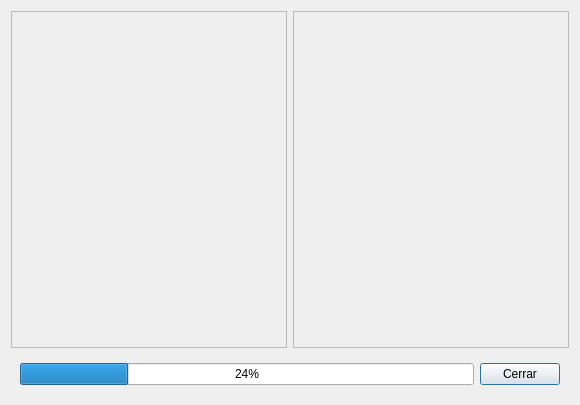
<?xml version="1.0" encoding="UTF-8"?>
<ui version="4.0">
 <class>Dialog</class>
 <widget class="QDialog" name="Dialog">
  <property name="enabled">
   <bool>true</bool>
  </property>
  <property name="geometry">
   <rect>
    <x>0</x>
    <y>0</y>
    <width>580</width>
    <height>405</height>
   </rect>
  </property>
  <property name="windowTitle">
   <string>Dialog</string>
  </property>
  <property name="windowIcon">
   <iconset resource="fatcow.qrc">
    <normaloff>:/Iconos/Icons/fatcow/Principal.png</normaloff>:/Iconos/Icons/fatcow/Principal.png</iconset>
  </property>
  <layout class="QGridLayout" name="gridLayout">
   <item row="0" column="0">
    <layout class="QHBoxLayout" name="horizontalLayout">
     <item>
      <widget class="QTextEdit" name="textEditVistas">
       <property name="enabled">
        <bool>false</bool>
       </property>
       <property name="textInteractionFlags">
        <set>Qt::TextSelectableByKeyboard|Qt::TextSelectableByMouse</set>
       </property>
      </widget>
     </item>
     <item>
      <widget class="QTextEdit" name="textEditDescargadas">
       <property name="enabled">
        <bool>false</bool>
       </property>
       <property name="textInteractionFlags">
        <set>Qt::TextSelectableByKeyboard|Qt::TextSelectableByMouse</set>
       </property>
      </widget>
     </item>
    </layout>
   </item>
   <item row="1" column="0">
    <widget class="QWidget" name="widget" native="true">
     <layout class="QHBoxLayout" name="horizontalLayout_2">
      <item>
       <widget class="QProgressBar" name="progressBar">
        <property name="value">
         <number>24</number>
        </property>
       </widget>
      </item>
      <item>
       <widget class="QPushButton" name="pushButtonCerrar">
        <property name="text">
         <string>Cerrar</string>
        </property>
        <property name="icon">
         <iconset resource="fatcow.qrc">
          <normaloff>:/Iconos/Icons/fatcow/cancel.png</normaloff>:/Iconos/Icons/fatcow/cancel.png</iconset>
        </property>
       </widget>
      </item>
     </layout>
    </widget>
   </item>
  </layout>
 </widget>
 <resources>
  <include location="fatcow.qrc"/>
 </resources>
 <connections/>
</ui>
